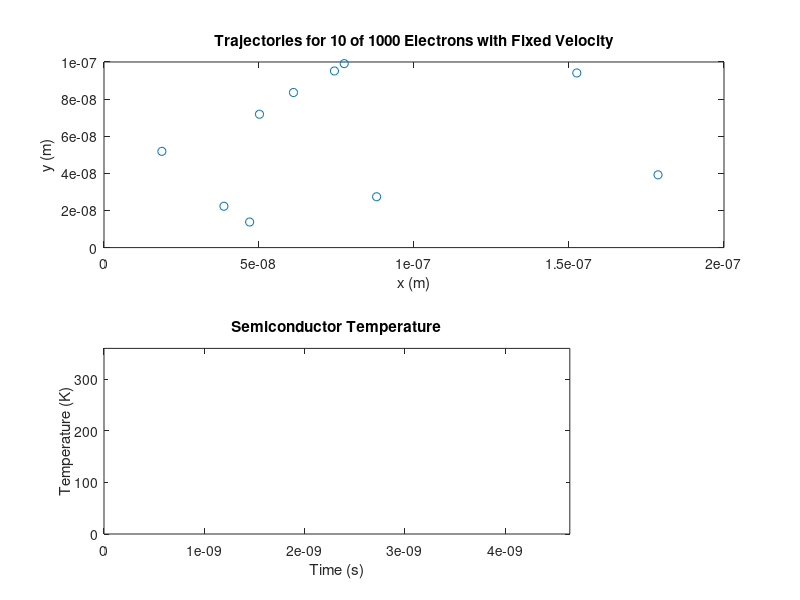

MATLAB code to generate this figure:
%%Question 1

m0 = 9.10938356e-31;
m = 0.26*m0;
T = 300;
k = 1.38064852e-23;

%% Question 1
% To calculate the thermal energy, it is noted that there are two degrees
% of freedom for the electrons. Using Maxwell's principle of equipartition
% of energy,
%
% $$\overline{KE}=\frac{1}{2}kT = 2(\frac{1}{2}m\overline{v^2}) \Rightarrow \overline{v^2}=\frac{2kT}{m}$$

vth = sqrt(2*k*T/m);

%%
% Or 18.7 um/s. The mean free path, $l$, is simply

l = vth*0.2e-12;

%%
% Thus the mean free path is about 37.4 nm.

% Set up the simulation

width = 100e-9;
length = 200e-9;
population_size = 1000;
plot_population = 10;
time_step = width/vth/100;
iterations = 1000;
show_movie = 1;

% Each row corresponds to an electron with the position and velocities
% [x y vx vy]
state = zeros(population_size, 4);
trajectories = zeros(iterations, plot_population*2);
temperature = zeros(iterations,1);

% Generate an initial population
for i = 1:population_size
    angle = rand*2*pi;
    state(i,:) = [length*rand width*rand vth*cos(angle) vth*sin(angle)];
end

for i = 1:iterations
    %Update positions
    state(:,1:2) = state(:,1:2) + time_step.*state(:,3:4);
    
    j = state(:,1) > length;
    state(j,1) = state(j,1) - length;
    
    j = state(:,1) < 0;
    state(j,1) = state(j,1) + length;
    
    j = state(:,2) > width;
    state(j,2) = 2*width - state(j,2);
    state(j,4) = -state(j,4);
    
    j = state(:,2) < 0;
    state(j,2) = -state(j,2);
    state(j,4) = -state(j,4);
    
    temperature(i) = (sum(state(:,3).^2) + sum(state(:,4).^2))*m/k/2/population_size;
    
    for j=1:plot_population
        trajectories(i, (2*j):(2*j+1)) = state(j, 1:2);
    end 
    
    if show_movie && mod(i,10) == 0
        figure(1);
        subplot(2,1,1);
        hold off;
        plot(state(1:plot_population,1), state(1:plot_population,2), 'o');
        axis([0 length 0 width]);
        title(sprintf('Trajectories for %d of %d Electrons with Fixed Velocity',...
        plot_population, population_size));
        xlabel('x (m)');
        ylabel('y (m)');
        
        %figure(2);
        if i > 1
            subplot(2,1,2);
            hold off;
            plot(time_step*(1:i), temperature(1:i));
            axis([0 time_step*iterations 0 max(temperature)*1.2]);
            title('Semiconductor Temperature');
            xlabel('Time (s)');
            ylabel('Temperature (K)');
        end
        pause(0.1);
    end
end

if ~show_movie
    figure(1);
    title(sprintf('Electron Trajectories for %d of %d Electrons with Fixed Velocity',...
        plot_population, population_size));
    xlabel('x (m)');
    ylabel('y (m)');
    hold on;
    for i=1:plot_population
        plot(trajectories(:,i*2), trajectories(:,i*2+1));
    end
end
% Store the positions and velocities of the electrons